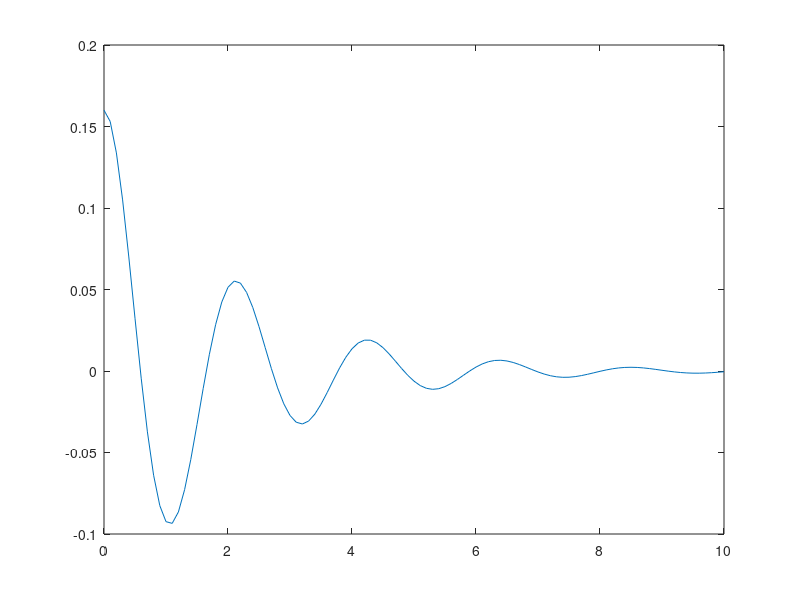

Recreate this plot in MATLAB.
clear; clc; close all;
x = 0:0.1:10;
y = exp(-0.5.*x).*(0.16*cos(0.5*sqrt(35).*x)+0.027*sin(0.5*sqrt(35).*x));
plot(x, real(y));
